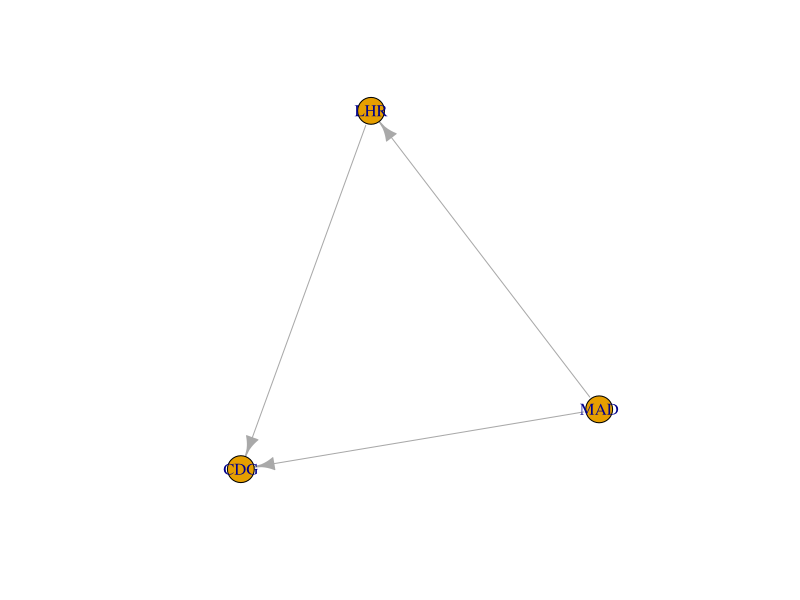
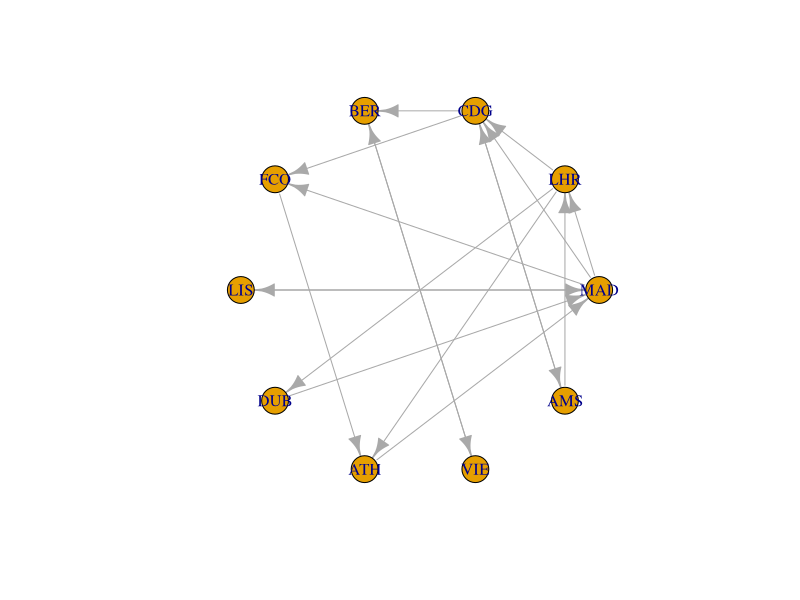
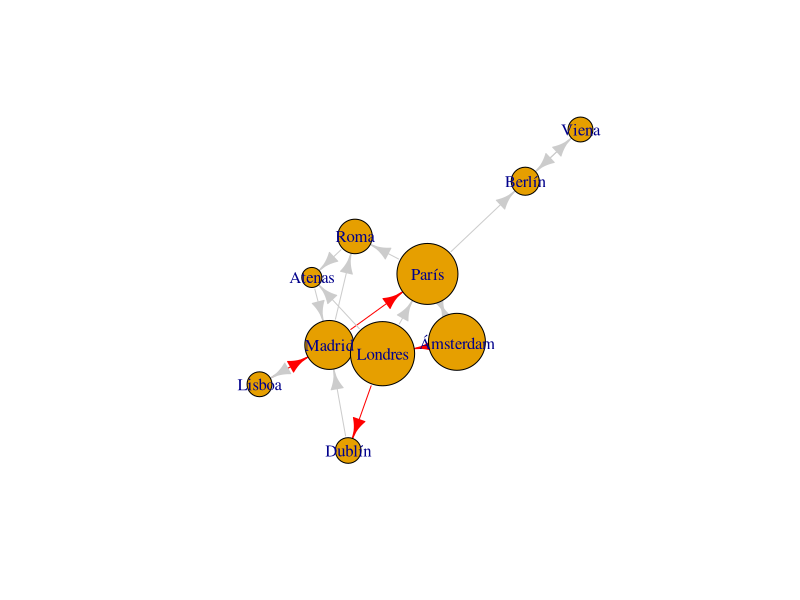

Generate these figures, in order, with R:
## ---- chunk 1
#| label: setup
#| include: false
library(igraph)
knitr::opts_chunk$set(echo = TRUE, warning = FALSE, message = FALSE)
## ---- chunk 2
#| label: data-generation
set.seed(123)
nodos_aeropuertos <- data.frame(
  id = 1:10,
  ciudad = c("Madrid", "Londres", "París", "Berlín", "Roma", "Lisboa", "Dublín", "Atenas", "Viena", "Ámsterdam"),
  pais = c("ES", "UK", "FR", "DE", "IT", "PT", "IE", "GR", "AT", "NL"),
  pasajeros_m = c(61, 80, 76, 35, 43, 31, 32, 25, 31, 71)
)

aristas_vuelos <- data.frame(
  from = c(1,1,1,2,2,3,3,3,4,5,6,7,8,9,10,1,10,2),
  to =   c(2,3,6,3,7,4,5,10,9,8,1,1,1,4,3,5,2,8),
  distancia = sample(500:3000, 18)
)
## ---- chunk 3
#| label: reto-1
# TU CÓDIGO AQUÍ:
g_vuelos <- graph_from_data_frame(d = aristas_vuelos,
                      vertices = nodos_aeropuertos,
                      directed = TRUE)

V(g_vuelos)
E(g_vuelos)

V(g_vuelos)$name <- c("MAD", "LHR", "CDG", "BER", 
                      "FCO", "LIS", "DUB", "ATH", "VIE", "AMS")
## ---- chunk 4
#| label: reto-2
# TU CÓDIGO AQUÍ:
grados <- degree(g_vuelos)
indices <- which(grados > 3)
subgrafo <- induced_subgraph(g_vuelos, vids = indices)

plot(subgrafo)

# usando delete_vertices()
indices_no <- !indices

subgrafo <- g_vuelos - V(g_vuelos)[indices_no]
## ---- chunk 5
#| label: reto-3
# TU CÓDIGO AQUÍ:

coords <- layout_in_circle(g_vuelos)
plot(g_vuelos, layout = coords)

## ---- chunk 6
#| label: reto-4
# TU CÓDIGO AQUÍ:

V(g_vuelos)$size <- V(g_vuelos)$pasajeros_m / 2

E(g_vuelos)$color <- "grey80" 
aristas_rojas <- E(g_vuelos)$distancia > 2000
E(g_vuelos)[aristas_rojas]$color <- "red"

E(g_vuelos)$color <- ifelse(E(g_vuelos)$distancia > 2000, "red", "grey80")

V(g_vuelos)$label <- V(g_vuelos)$ciudad

plot(g_vuelos)
